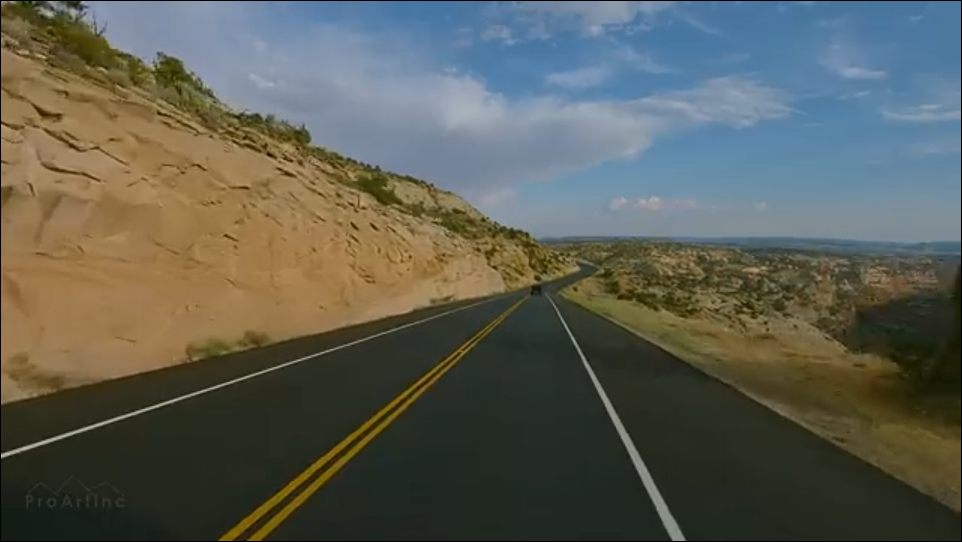
#> input picture track a1.png, 1924 x 1084 px, given in place of test.mp4, which was not available (shown at 1/2 size)
$ python 'road lane detection.py'
#> lines starting #> are read from the running program, lines starting #| are printed output that depends on the picture; after the words box and inside, x2 and y2 are one past the last pixel; in counts of white or black regions, pixels touching at a corner belong together; long printed decimals are rounded; pictures that were not available may be replaced by others from this repository, and a replacement may not be noted
import cv2
import numpy as np
# import matplotlib.pyplot as plt

def canny(img):
    gray = cv2.cvtColor(img, cv2.COLOR_RGB2GRAY)
    blur = cv2.GaussianBlur(gray, (5, 5), 0)
    canny = cv2.Canny(blur, 50, 150)
    return canny

def ROI(image):
    height = image.shape[0]
    triangle = np.array([[(0, 800), (1500, height), (1076, 554)]])
    mask = np.zeros_like(image)
    cv2.fillPoly(mask, triangle, 255)
    masked_image = cv2.bitwise_and(image, mask)
    return masked_image

def display_line(image,lines):
    line_image = np.zeros_like(image)
    if lines is not None:
        for line in lines:
            x1, y1, x2, y2 = line.reshape(4)
            cv2.line(line_image, (x1, y1), (x2, y2), (255, 0, 0), 10)
    return line_image

def coordinates(image, line_parameters):
    slope, intercept = line_parameters
    y1 = image.shape[0]
    y2 = int(y1*(3/5))
    x1 = int((y1 - intercept)/slope)
    x2 = int((y2 - intercept)/slope)
    return np.array([x1, y1, x2, y2])


def average_slope(image,line):
    left_fit = []
    right_fit = []
    for line in lines:
        x1, y1, x2, y2 = line.reshape(4)
        parameters = np.polyfit((x1, x2), (y1, y2), 1)
        print(parameters)
        slope = parameters[0]
        intercept = parameters[1]
        if slope<0:
            left_fit.append((slope, intercept))
        else:
            right_fit.append((slope, intercept))
    left_fit_avg = np.average(left_fit, axis=0)
    right_fit_avg = np.average(right_fit, axis=0)
    left_line = coordinates(image, left_fit_avg)
    right_line = coordinates(image, right_fit_avg)
    return np.array([left_line, right_line])


cap = cv2.VideoCapture("test.mp4")
while (cap.isOpened()):
    _, frame = cap.read()
#> frame is the input picture: shape (1084, 1924, 3); mean B, G, R 84, 93.7, 91.4
    canny_img = canny(frame)
#> in canny, `gray = cv2.cvtColor(img, cv2.COLOR_RGB2GRAY)`:
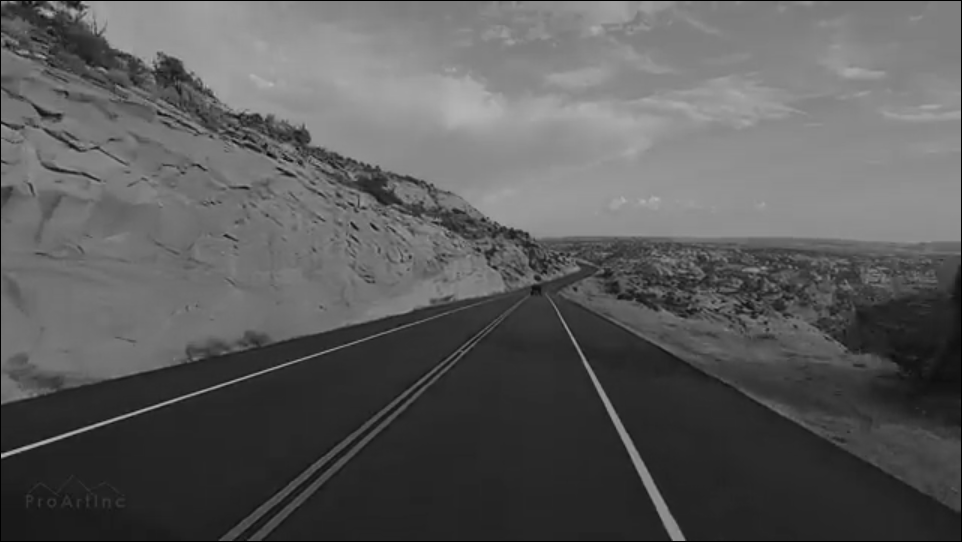
#> gray: shape (1084, 1924) (shown at 1/2 size); min 0, max 195, mean 90.5
#> in canny, `canny = cv2.Canny(blur, 50, 150)`:
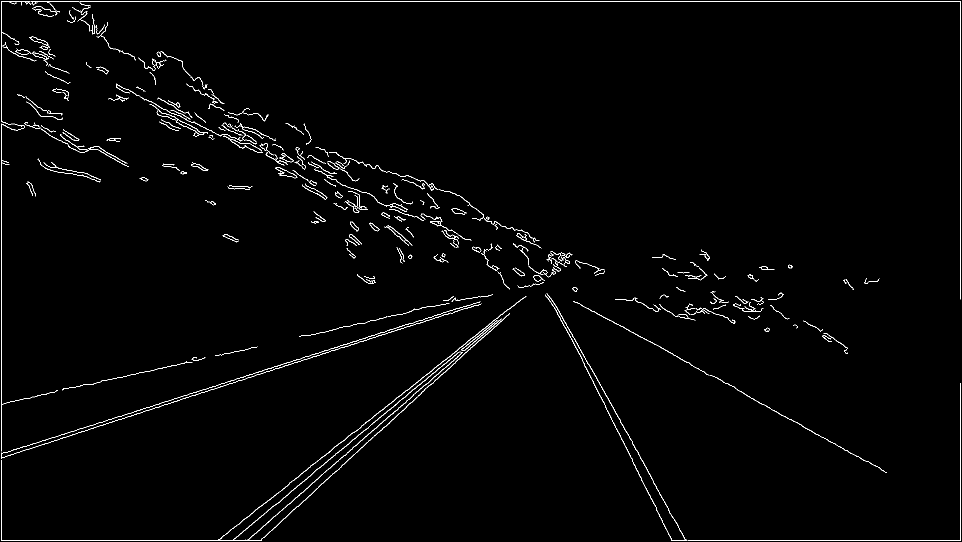
#> canny: shape (1084, 1924) (shown at 1/2 size); 1.4% white in thin lines or dots
    cropped_image = ROI(canny_img)
#> in ROI, `cv2.fillPoly(mask, triangle, 255)`:
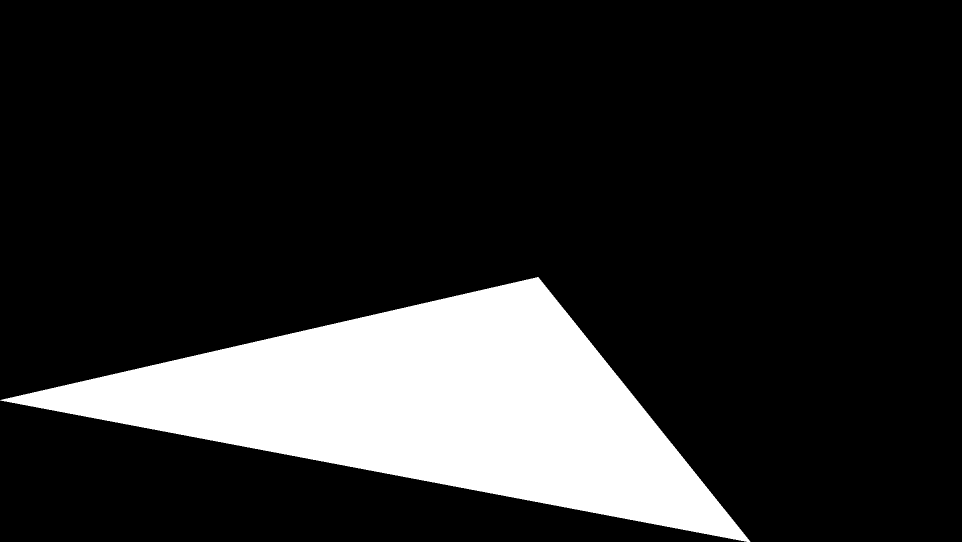
#> mask: shape (1084, 1924) (shown at 1/2 size); 16.3% white; 1 white region, box (x1, y1, x2, y2) and area: (0, 554, 1501, 1084) 339014
#> in ROI, `masked_image = cv2.bitwise_and(image, mask)`:
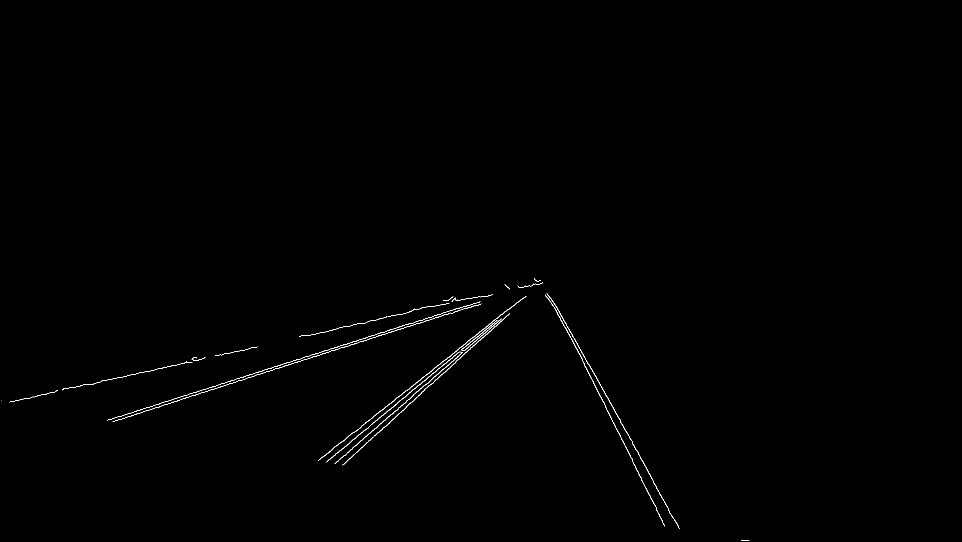
#> masked_image: shape (1084, 1924) (shown at 1/2 size); 0.32% white in thin lines or dots, all inside (x1, y1, x2, y2) = (2, 556, 1499, 1082)

    lines = cv2.HoughLinesP(cropped_image, 2, np.pi / 180, 100, np.array([]), 40, 5)
#> lines = 37 rows, first 6: [226, 843, 720, 683], [1303, 957, 1358, 1057], [653, 924, 849, 760], [861, 760, 1002, 637], [832, 795, 1018, 627], [627, 709, 921, 614]
    average_line = average_slope(frame, lines)
#> the loop in average_slope, `for line in lines:` made 37 passes
#> (x1, y1, x2, y2, slope, intercept) on passes 1 to 12: (226, 843, 720, 683, -0.324, 916.2), (1303, 957, 1358, 1057, 1.82, -1412.1), (653, 924, 849, 760, -0.837, 1470.4), (861, 760, 1002, 637, -0.872, 1511.1), (832, 795, 1018, 627, -0.903, 1546.5), (627, 709, 921, 614, -0.323, 911.6), (722, 852, 866, 739, -0.785, 1418.6), (214, 841, 408, 778, -0.325, 910.5), (1165, 722, 1219, 829, 1.98, -1586.4), (1111, 610, 1261, 879, 1.79, -1382.4), (517, 743, 632, 707, -0.313, 904.8), (670, 927, 710, 891, -0.9, 1530)
#| [-3.23886640e-01  9.16198381e+02]
#| [    1.818 -1412.091]
#| [-8.36734694e-01  1.47038776e+03]
#| [-8.72340426e-01  1.51108511e+03]
#| [-9.03225806e-01  1.54648387e+03]
#| [-3.23129252e-01  9.11602041e+02]
#| [-7.84722222e-01  1.41856944e+03]
#| [-3.24742268e-01  9.10494845e+02]
#> (further printed lines are left out)
#> after the loop in average_slope, `for line in lines:`: left_fit = 28 pairs, first value -0.93 to -0.213, second value 800.6 to 1566.8; right_fit = [(1.82, -1412.1), (1.98, -1586.4), (1.79, -1382.4), (1.95, -1550.2), (1.98, -1587.1), (2.03, -1645.4), (1.76, -1341), (1.79, -1369.4), (1.79, -1376.1)]
#> in average_slope, `left_fit_avg = np.average(left_fit, axis=0)`: left_fit_avg = [-0.608, 1223.2]
#> in average_slope, `right_fit_avg = np.average(right_fit, axis=0)`: right_fit_avg = [1.88, -1472.2]
#> in coordinates, `slope, intercept = line_parameters`: slope = -0.608; intercept = 1223.2
#> in coordinates, `x1 = int((y1 - intercept)/slope)`: x1 = 229
#> in coordinates, `x2 = int((y2 - intercept)/slope)`: x2 = 943
#> in average_slope, `left_line = coordinates(image, left_fit_avg)`: left_line = [229, 1084, 943, 650]
#> in average_slope, `right_line = coordinates(image, right_fit_avg)`: right_line = [1361, 1084, 1130, 650]
#> average_line = [[229, 1084, 943, 650], [1361, 1084, 1130, 650]]
    line_image = display_line(frame, average_line)
#> the loop in display_line, `for line in lines:` made 2 passes
#> after the loop in display_line, `for line in lines:`:
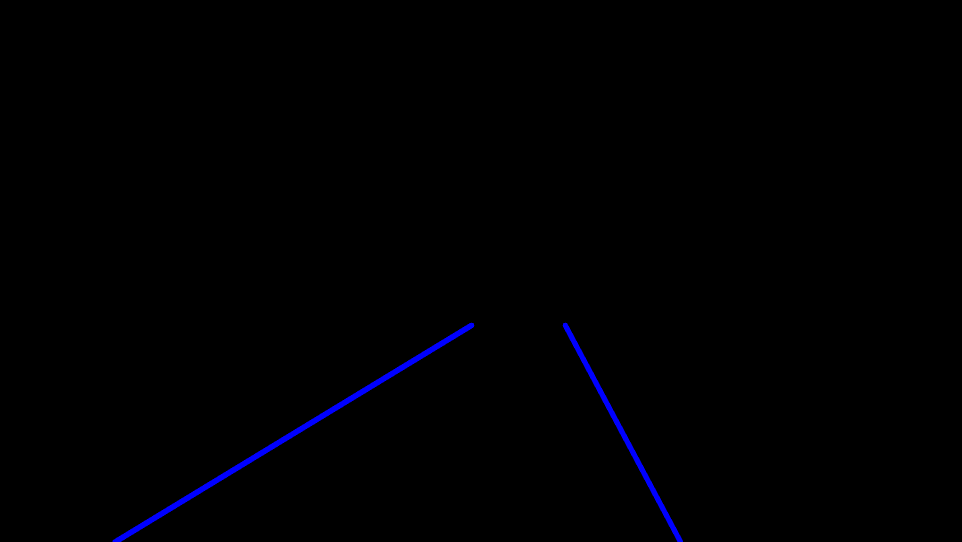
#> line_image: shape (1084, 1924, 3) (shown at 1/2 size); mean of channels 0, 1, 2 1.8, 0, 0; drawn as B, G, R
    final_image = cv2.addWeighted(frame, 0.8, line_image, 1, 1)
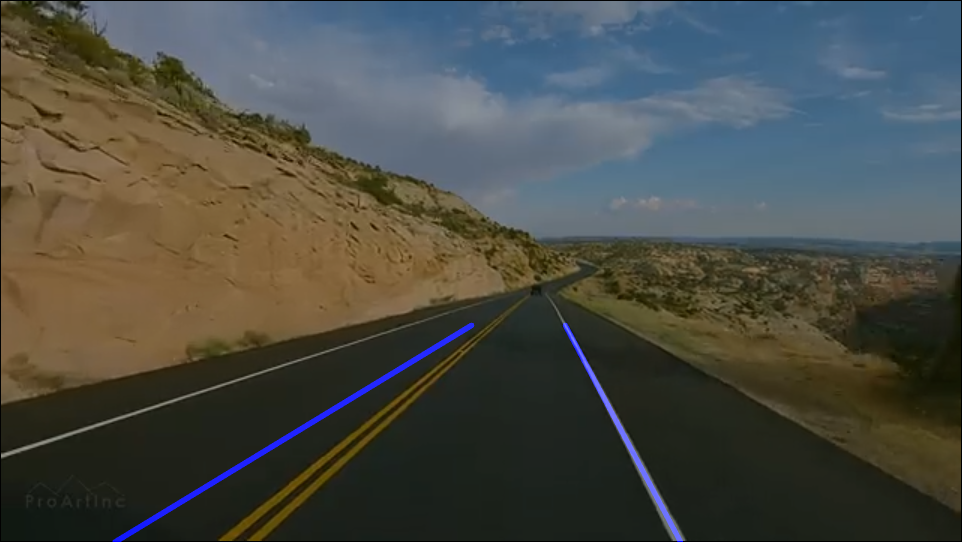
#> final_image: shape (1084, 1924, 3) (shown at 1/2 size); mean B, G, R 69.6, 76, 74.2

    cv2.imshow("Result", final_image)
    if cv2.waitKey(1) == ord("q"):
#> (key q is pressed here)
        break

cap.release()
cv2.destroyAllWindows()
